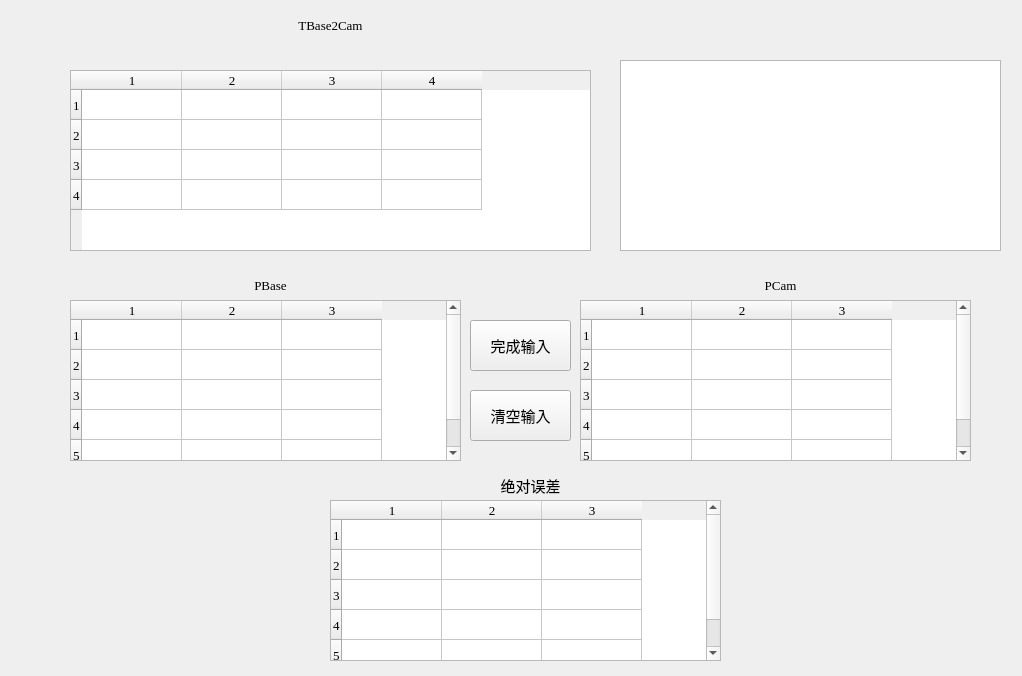
<?xml version="1.0" encoding="UTF-8"?>
<ui version="4.0">
 <class>Verification</class>
 <widget class="QWidget" name="Verification">
  <property name="geometry">
   <rect>
    <x>0</x>
    <y>0</y>
    <width>1022</width>
    <height>676</height>
   </rect>
  </property>
  <property name="baseSize">
   <size>
    <width>0</width>
    <height>0</height>
   </size>
  </property>
  <property name="windowTitle">
   <string>Form</string>
  </property>
  <widget class="QTableWidget" name="table_matrix">
   <property name="enabled">
    <bool>true</bool>
   </property>
   <property name="geometry">
    <rect>
     <x>70</x>
     <y>70</y>
     <width>521</width>
     <height>181</height>
    </rect>
   </property>
   <property name="baseSize">
    <size>
     <width>0</width>
     <height>0</height>
    </size>
   </property>
   <property name="font">
    <font>
     <family>Times New Roman</family>
     <pointsize>10</pointsize>
    </font>
   </property>
   <property name="rowCount">
    <number>4</number>
   </property>
   <property name="columnCount">
    <number>4</number>
   </property>
   <row/>
   <row/>
   <row/>
   <row/>
   <column/>
   <column/>
   <column/>
   <column/>
  </widget>
  <widget class="QTableWidget" name="table_base">
   <property name="geometry">
    <rect>
     <x>70</x>
     <y>300</y>
     <width>391</width>
     <height>161</height>
    </rect>
   </property>
   <property name="font">
    <font>
     <family>Times New Roman</family>
     <pointsize>10</pointsize>
    </font>
   </property>
   <property name="rowCount">
    <number>5</number>
   </property>
   <property name="columnCount">
    <number>3</number>
   </property>
   <row/>
   <row/>
   <row/>
   <row/>
   <row/>
   <column/>
   <column/>
   <column/>
  </widget>
  <widget class="QPushButton" name="pushButton">
   <property name="geometry">
    <rect>
     <x>470</x>
     <y>320</y>
     <width>101</width>
     <height>51</height>
    </rect>
   </property>
   <property name="font">
    <font>
     <family>黑体</family>
     <pointsize>11</pointsize>
    </font>
   </property>
   <property name="text">
    <string>完成输入</string>
   </property>
  </widget>
  <widget class="QLabel" name="label">
   <property name="geometry">
    <rect>
     <x>280</x>
     <y>10</y>
     <width>101</width>
     <height>31</height>
    </rect>
   </property>
   <property name="font">
    <font>
     <family>Times New Roman</family>
     <pointsize>10</pointsize>
    </font>
   </property>
   <property name="text">
    <string>TBase2Cam</string>
   </property>
   <property name="alignment">
    <set>Qt::AlignCenter</set>
   </property>
  </widget>
  <widget class="QLabel" name="label_2">
   <property name="geometry">
    <rect>
     <x>220</x>
     <y>270</y>
     <width>101</width>
     <height>31</height>
    </rect>
   </property>
   <property name="font">
    <font>
     <family>Times New Roman</family>
     <pointsize>10</pointsize>
    </font>
   </property>
   <property name="text">
    <string>PBase</string>
   </property>
   <property name="alignment">
    <set>Qt::AlignCenter</set>
   </property>
  </widget>
  <widget class="QTableWidget" name="table_error">
   <property name="geometry">
    <rect>
     <x>330</x>
     <y>500</y>
     <width>391</width>
     <height>161</height>
    </rect>
   </property>
   <property name="font">
    <font>
     <family>Times New Roman</family>
     <pointsize>10</pointsize>
    </font>
   </property>
   <property name="editTriggers">
    <set>QAbstractItemView::NoEditTriggers</set>
   </property>
   <property name="rowCount">
    <number>5</number>
   </property>
   <property name="columnCount">
    <number>3</number>
   </property>
   <row/>
   <row/>
   <row/>
   <row/>
   <row/>
   <column/>
   <column/>
   <column/>
  </widget>
  <widget class="QLabel" name="label_3">
   <property name="geometry">
    <rect>
     <x>480</x>
     <y>470</y>
     <width>101</width>
     <height>31</height>
    </rect>
   </property>
   <property name="font">
    <font>
     <family>黑体</family>
     <pointsize>11</pointsize>
    </font>
   </property>
   <property name="text">
    <string>绝对误差</string>
   </property>
   <property name="alignment">
    <set>Qt::AlignCenter</set>
   </property>
  </widget>
  <widget class="QPushButton" name="pushButton_2">
   <property name="geometry">
    <rect>
     <x>470</x>
     <y>390</y>
     <width>101</width>
     <height>51</height>
    </rect>
   </property>
   <property name="font">
    <font>
     <family>黑体</family>
     <pointsize>11</pointsize>
    </font>
   </property>
   <property name="text">
    <string>清空输入</string>
   </property>
  </widget>
  <widget class="QTableWidget" name="table_cam">
   <property name="geometry">
    <rect>
     <x>580</x>
     <y>300</y>
     <width>391</width>
     <height>161</height>
    </rect>
   </property>
   <property name="font">
    <font>
     <family>Times New Roman</family>
     <pointsize>10</pointsize>
    </font>
   </property>
   <property name="rowCount">
    <number>5</number>
   </property>
   <property name="columnCount">
    <number>3</number>
   </property>
   <row/>
   <row/>
   <row/>
   <row/>
   <row/>
   <column/>
   <column/>
   <column/>
  </widget>
  <widget class="QLabel" name="label_4">
   <property name="geometry">
    <rect>
     <x>730</x>
     <y>270</y>
     <width>101</width>
     <height>31</height>
    </rect>
   </property>
   <property name="font">
    <font>
     <family>Times New Roman</family>
     <pointsize>10</pointsize>
    </font>
   </property>
   <property name="text">
    <string>PCam</string>
   </property>
   <property name="alignment">
    <set>Qt::AlignCenter</set>
   </property>
  </widget>
  <widget class="QTextBrowser" name="textBrowser_log">
   <property name="geometry">
    <rect>
     <x>620</x>
     <y>60</y>
     <width>381</width>
     <height>191</height>
    </rect>
   </property>
   <property name="font">
    <font>
     <family>黑体</family>
     <pointsize>11</pointsize>
    </font>
   </property>
  </widget>
 </widget>
 <resources/>
 <connections/>
</ui>
